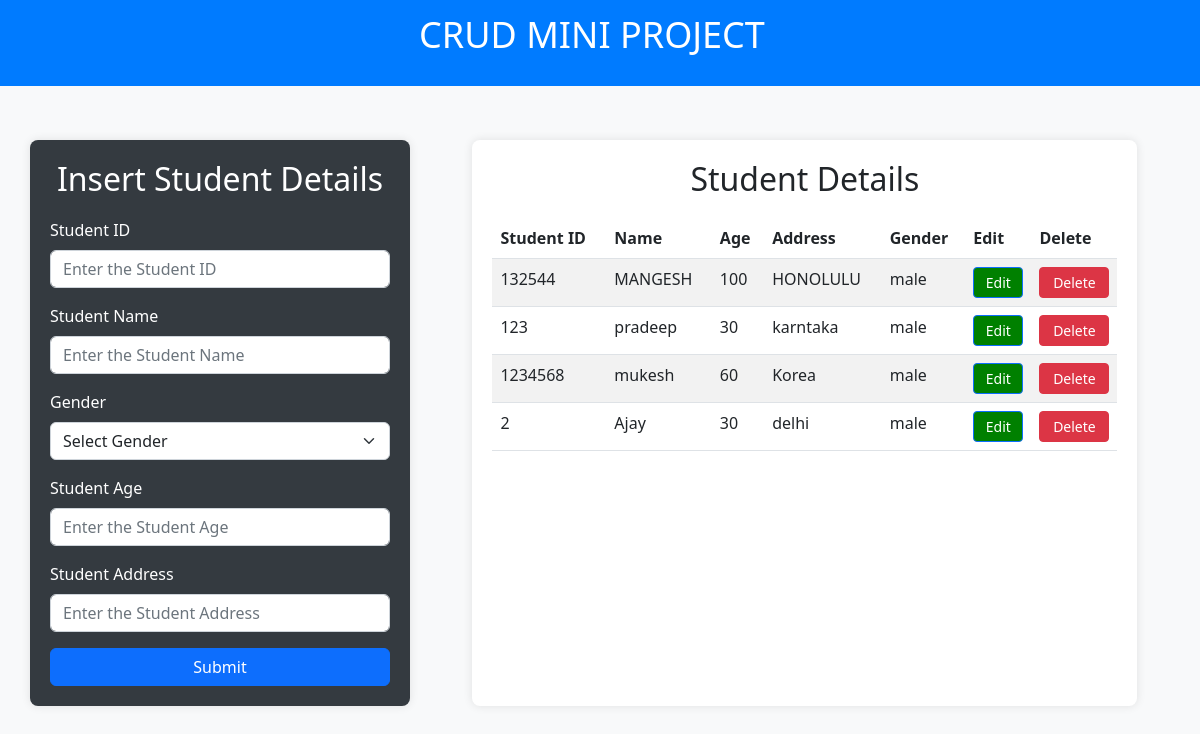
Before: / with the older database file.
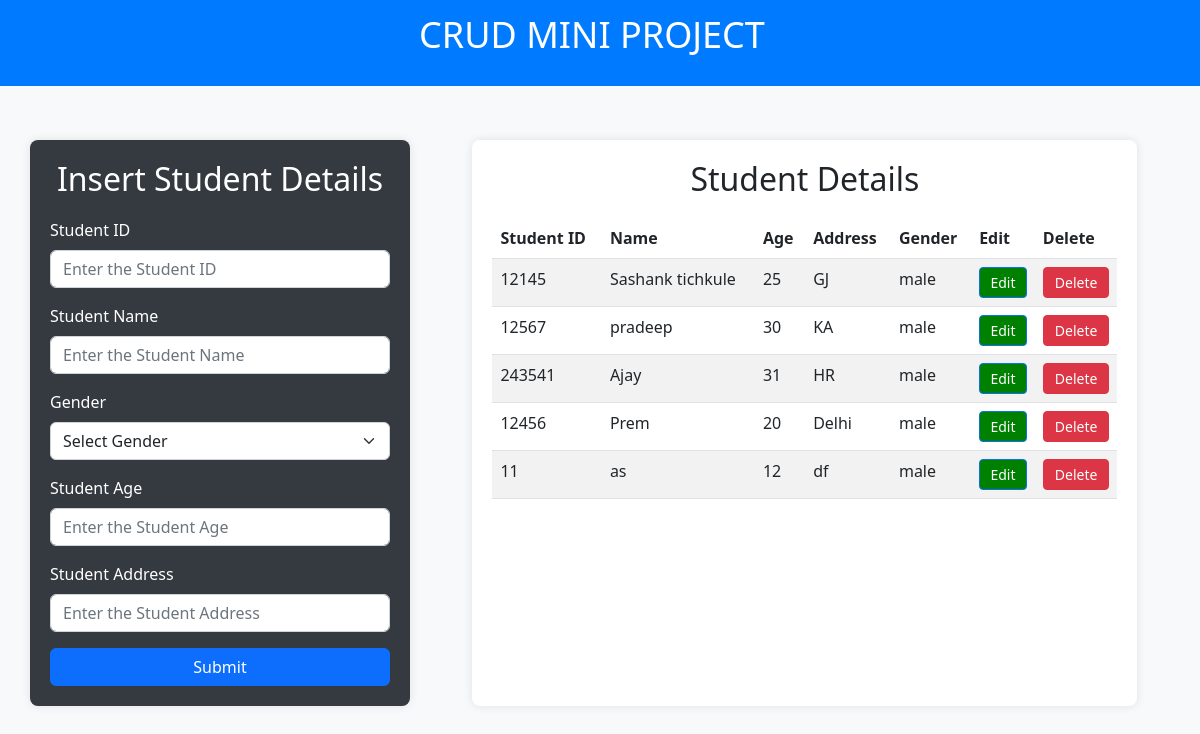
After: the same page with the newer database file.
### app/models.py (models this page shows)
class Student(models.Model):
    studentId=models.IntegerField()
    studentName=models.CharField(max_length=25,blank=False,null=False)
    gender=models.CharField(max_length=20)
    studentAge=models.IntegerField()
    studentAddress=models.CharField(max_length=80,blank=False,null=False)
    def __str__(self):
        return self.studentName

### app/views.py (the view)
# urls.py: path('',views.index,name="index"),
def index(request):
    data=Student.objects.all()
    print(data)
    context={"data":data}
    return render(request,"index.html",context)

### templates/index.html (shortened to what this page needs)
<!DOCTYPE html>
<html lang="en">
  <head>
    <link
      href="https://cdn.jsdelivr.net/npm/bootstrap@5.2.3/dist/css/bootstrap.min.css"
      rel="stylesheet"
    />
  </head>
  <body>
    <nav class="navbar navbar-expand-lg bg-blue">
      <div class="container">
          <div class="mx-auto">
              <div class="mb-3">
                  <a class="navbar-brand" href="/" style="font-size: 36px; margin-top: 50px;">CRUD MINI PROJECT</a>
              </div>
          </div>
      </div>
  </nav>
    <div class="container">
      <div class="row">
        <div class="col-md-4 form-section">
          <h2 class="text-center">Insert Student Details</h2>
          <form action="/insert" method="post">
            <div class="mb-3">
              <label for="studentId" class="form-label">Student ID</label>
              <input
                type="text"
                class="form-control"
                id="studentId"
                placeholder="Enter the Student ID"
                name="studentId"
                required
              />
            </div>
            <div class="mb-3">
              <label for="studentName" class="form-label">Student Name</label>
              <input
                type="text"
                class="form-control"
                id="studentName"
                placeholder="Enter the Student Name"
                name="studentName"
                required
              />
            </div>
            <div class="mb-3">
              <label for="gender" class="form-label">Gender</label>
              <select class="form-select" id="gender" name="gender" required>
                <option value="" disabled selected>Select Gender</option>
              </select>
            </div>
            <div class="mb-3">
              <label for="studentAge" class="form-label">Student Age</label>
              <input
                type="number"
                class="form-control"
                id="studentAge"
                placeholder="Enter the Student Age"
                name="studentAge"
                required
              />
            </div>
            <div class="mb-3">
              <label for="studentAddress" class="form-label">Student Address</label>
              <input
                type="text"
                class="form-control"
                id="studentAddress"
                placeholder="Enter the Student Address"
                name="studentAddress"
                required
              />
            </div>
            <div class="text-center">
              <button type="submit" class="btn btn-primary">Submit</button>
            </div>
          </form>
        </div>
        <div class="col-md-7 table-section">
          <h2 class="text-center">Student Details</h2>
          <table class="table table-striped">
            <thead>
              <tr>
                <th scope="col">Student ID</th>
                <th scope="col">Name</th>
                <th scope="col">Age</th>
                <th scope="col">Address</th>
                <th scope="col">Gender</th>
                <th scope="col">Edit</th>
                <th scope="col">Delete</th>
              </tr>
            </thead>
            <tbody>
              {% for d in data %}
              <tr>
                <td>{{ d.studentId }}</td>
                <td>{{ d.studentName }}</td>
                <td>{{ d.studentAge }}</td>
                <td>{{ d.studentAddress }}</td>
                <td>{{ d.gender }}</td>
                <td>
                  <a href="/update/{{ d.id }}" class="btn btn-primary btn-sm" style="background-color: green; color: white;">Edit</a>
                </td>
                <td>
                  <a href="/delete/{{ d.id }}" class="btn btn-danger btn-sm">Delete</a>
                </td>
              </tr>
              {% endfor %}
            </tbody>
          </table>
        </div>
      </div>
    </div>
  </body>
</html>

### templates/index.html (style rules this page uses)
body { background-color: #f8f9fa; }
.navbar { margin-bottom: 30px; background-color: #007bff; }
.navbar-brand { color: white !important; }
.form-section { background-color: #343a40; color: #ffffff; border-radius: 8px; padding: 20px; box-shadow: 0 0 10px rgba(0, 0, 0, 0.1); }
.table-section { background-color: #ffffff; border-radius: 8px; padding: 20px; box-shadow: 0 0 10px rgba(0, 0, 0, 0.1); }
h2 { margin-bottom: 20px; }
.btn-primary, .btn-danger { width: 100%; }

Changed rows visible on the page:
removed Student: studentId "132544", studentName "MANGESH", studentAge "100", studentAddress "HONOLULU", gender "male"
removed Student: studentId "123", studentName "pradeep", studentAge "30", studentAddress "karntaka", gender "male"
removed Student: studentId "1234568", studentName "mukesh", studentAge "60", studentAddress "Korea", gender "male"
removed Student: studentId "2", studentName "Ajay", studentAge "30", studentAddress "delhi", gender "male"
added Student: studentId "12145", studentName "Sashank tichkule", studentAge "25", studentAddress "GJ", gender "male"
added Student: studentId "12567", studentName "pradeep", studentAge "30", studentAddress "KA", gender "male"
added Student: studentId "243541", studentName "Ajay", studentAge "31", studentAddress "HR", gender "male"
added Student: studentId "12456", studentName "Prem", studentAge "20", studentAddress "Delhi", gender "male"
added Student: studentId "11", studentName "as", studentAge "12", studentAddress "df", gender "male"
